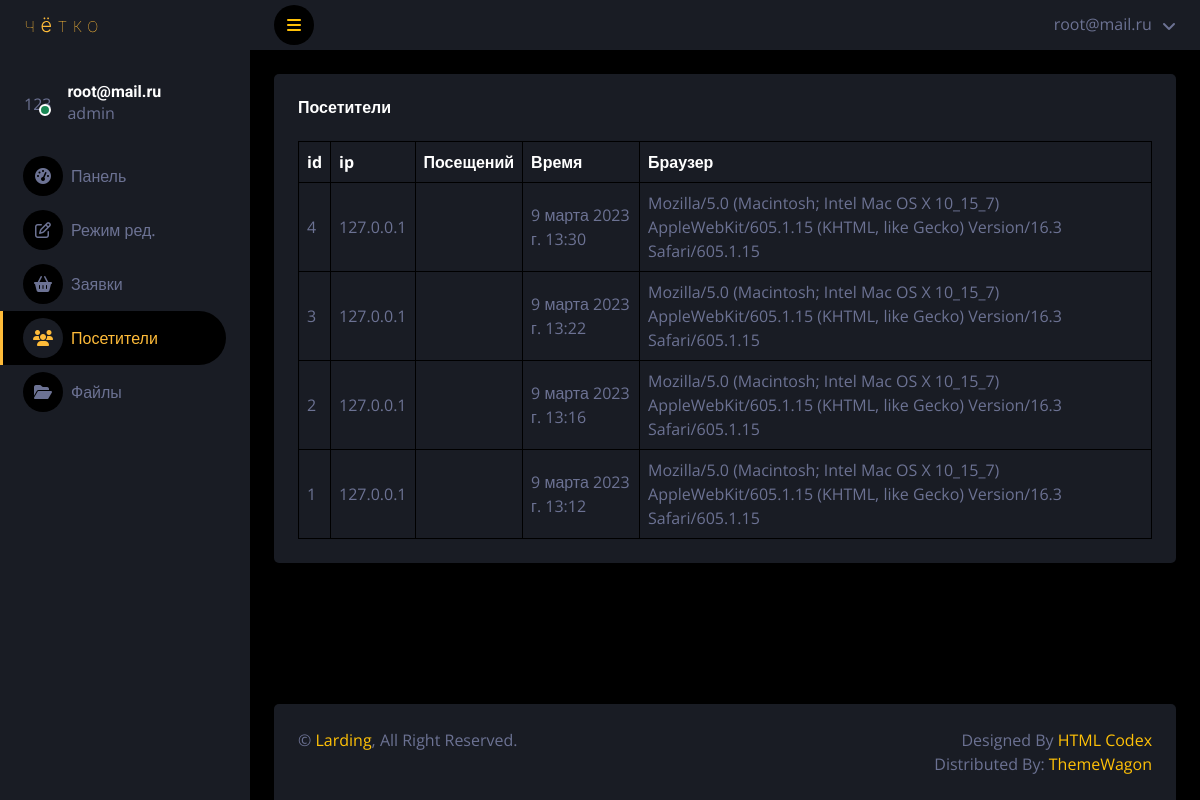
Page /users/ (signed in) on the earlier database version.
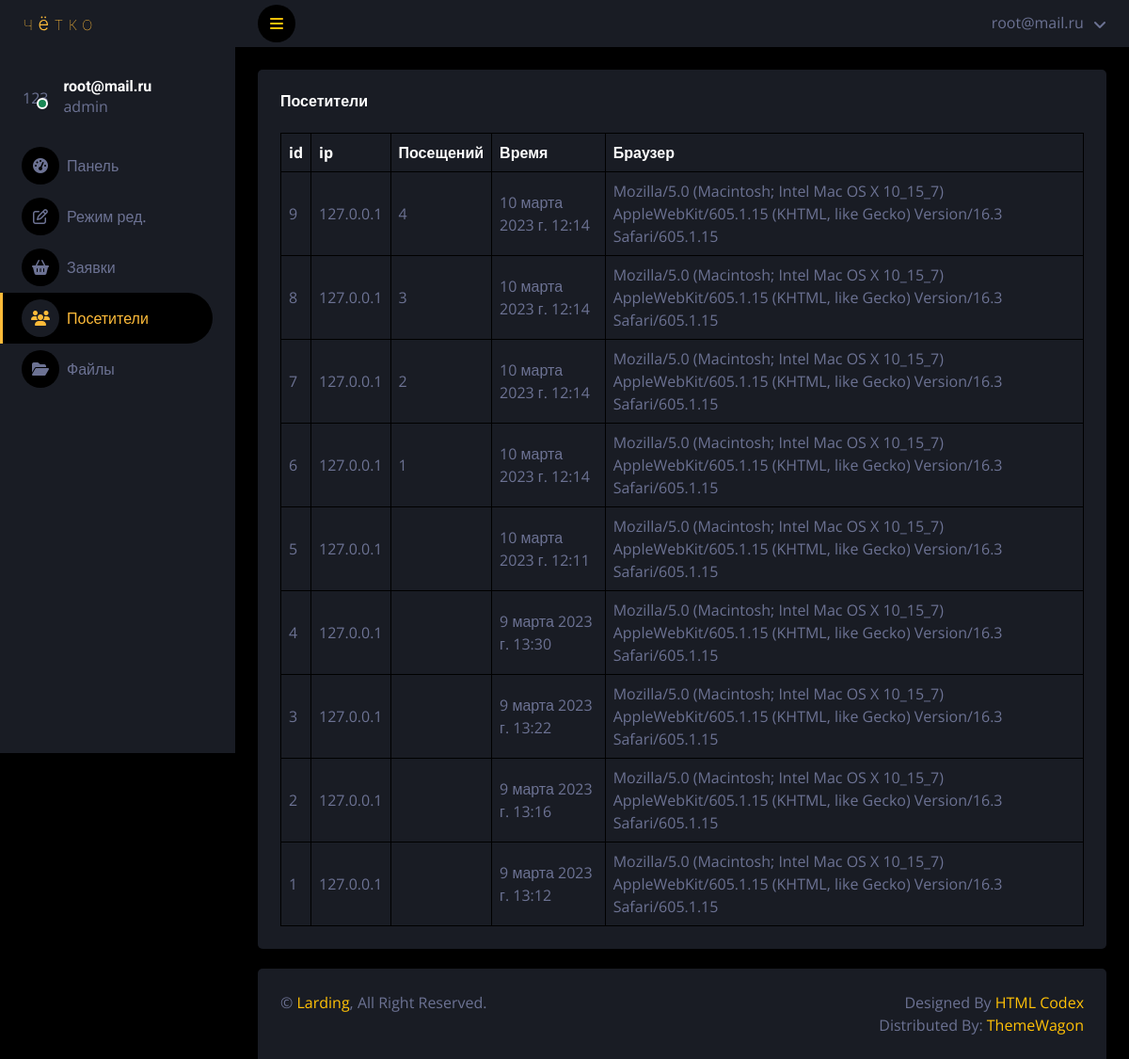
Same page on the later database version.
### landing/models.py (models this page shows, shortened)
class visitors(models.Model):
	ip = models.CharField(max_length=100, db_index=True,verbose_name="IP",blank=True)
	browser = models.CharField(max_length=200, db_index=True,verbose_name="Браузер",blank=True)
	time_create = models.DateTimeField(auto_now_add=True,verbose_name="Время посещения",blank=True)
	time_out = models.CharField(max_length=100, db_index=True,verbose_name="Визитов",blank=True)
	class Meta:
		verbose_name = 'Посетитель'
		verbose_name_plural = 'Посетители'

### landing/views.py (the view)
# urls.py: path('users/',UsersPage.as_view(),name='users'),
class UsersPage(LoginRequiredMixin,DataMixin,ListView):
	model = landing
	template_name = 'accounts/darkpan/users.html'
	def get_context_data(self,*, object_list=None, **kwargs):
		context = super().get_context_data(**kwargs)
		print(self.request.user)
		context['user'] = self.request.user
		context['visitors'] = visitors.objects.order_by("-id")
		context['visitors_count'] = visitors.objects.count()
		c_def = self.get_user_context(title="Посетители",selected="landing:users")
		context = dict(list(context.items())+list(c_def.items()))
		return context

### landing/utils.py (called while the page is built)
	def get_user_context(self, **kwargs):
		context = kwargs
		context['menu_admin']=[{'title':'Панель','url_name':'landing:dashboard','icon':'fa-tachometer-alt'},
							   {'title':'Режим ред.','url_name':'landing:edit','icon':'fa-edit'},
							   {'title':'Заявки','url_name':'landing:order','icon':'fa-shopping-basket'},
							   {'title':'Посетители','url_name':'landing:users','icon':'fa-users'},
							   {'title':'Файлы','url_name':'landing:files','icon':'fa-folder-open'},
			]
		return context

### landing/templates/accounts/darkpan/users.html
{% extends "accounts/darkpan/base.html" %}
{% block content %}
            <div class="container-fluid pt-4 px-4">
                <div class="bg-secondary text-center rounded p-4">
                    <div class="d-flex align-items-center justify-content-between mb-4">
                        <h6 class="mb-0">Посетители</h6>
                    </div>
                    <div class="table-responsive">
                        <table class="table text-start align-middle table-bordered table-hover mb-0">
                            <thead>
                                <tr class="text-white">
                                    <th scope="col">id</th>
                                    <th scope="col">ip</th>
                                    <th scope="col">Посещений</th>
                                    <th scope="col">Время</th>
                                    <th scope="col">Браузер</th>
                                </tr>
                            </thead>
                            <tbody>
                                {% for item in visitors %}
                                    <tr>
                                        <td>{{ item.id }}</td>
                                        <td>{{ item.ip }}</td>
                                        <td>{{ item.time_out }}</td>
                                        <td>{{ item.time_create }}</td>
                                        <td>{{ item.browser }}</td>
                                    </tr>
                                {% endfor %}
                            </tbody>
                        </table>
                    </div>
                </div>
            </div>
{% endblock %}

### landing/templates/accounts/darkpan/base.html (shortened to what this page needs)
{% load static %}
<!DOCTYPE html>
<html lang="en">
<head>
    <link href="{% static 'accounts/'%}lib/owlcarousel/assets/owl.carousel.min.css" rel="stylesheet">
    <link href="{% static 'accounts/'%}lib/tempusdominus/css/tempusdominus-bootstrap-4.min.css" rel="stylesheet" />
    <link href="{% static 'accounts/'%}css/bootstrap.min.css" rel="stylesheet">
    <link href="{% static 'accounts/'%}css/style.css" rel="stylesheet">
</head>
<body>
    <div class="container-fluid position-relative d-flex p-0">
        <div class="sidebar pe-4 pb-3">
            <nav class="navbar bg-secondary navbar-dark">
                <a href="{% url 'landing:home' %}" class="d-flex align-items-center navbar-brand mx-4 mb-3 w-100">
                    <img src="{% static 'accounts/'%}img/logo.svg">
                </a>
                <div class="d-flex align-items-center ms-4 mb-4 mt-4 w-100">
                    <div class="position-relative">
                        <div class="rounded-circle">123</div>
                        <div class="bg-success rounded-circle border border-2 border-white position-absolute end-0 bottom-0 p-1"></div>
                    </div>
                    <div class="ms-3">
                        <h6 class="mb-0">{{ user.email }}</h6>
                        {% if user.is_superuser %}
                            <span>admin</span>
                        {% else %}
                            <span>no admin</span>
                        {% endif %}
                    </div>
                </div>
                <div class="navbar-nav w-100">
                    {% for item in menu_admin %}
                        {% if item.url_name == selected %}
                            <a href="{% url item.url_name %}" class="nav-item nav-link active"><i class="fa {{ item.icon }} me-2"></i>{{ item.title }}</a>
                        {% else %}
                            <a href="{% url item.url_name %}" class="nav-item nav-link"><i class="fa {{ item.icon }} me-2"></i>{{ item.title }}</a>
                        {% endif %}
                    {% endfor %}
                </div>
            </nav>
        </div>
        <div class="content ">
            <nav class="navbar navbar-expand bg-secondary navbar-dark sticky-top px-4 py-0">
                <a href="#" class="sidebar-toggler flex-shrink-0">
                    <i class="fa fa-bars"></i>
                </a>
                <div class="navbar-nav align-items-center ms-auto">
                    <div class="nav-item dropdown">
                        <a href="#" class="nav-link dropdown-toggle" data-bs-toggle="dropdown">
                            <span class="d-none d-lg-inline-flex">{{ user.email }}</span>
                        </a>
                    </div>
                </div>
            </nav>
            {% block content %}
            {% endblock %}
            <div class="mt-auto position-sticky top-100" style="margin-top: 117px !important;">
                <div class="container-fluid pt-4 px-4 position-absolute bottom-0"  >
                    <div class="bg-secondary rounded-top p-4" >
                        <div class="row" >
                            <div class="col-12 col-sm-6 text-center text-sm-start">
                                &copy; <a href="#">Larding</a>, All Right Reserved.
                            </div>
                            <div class="col-12 col-sm-6 text-center text-sm-end">
                                Designed By <a href="https://htmlcodex.com">HTML Codex</a>
                                <br>Distributed By: <a href="https://themewagon.com" target="_blank">ThemeWagon</a>
                            </div>
                        </div>
                    </div>
                </div>
            </div>
        </div>
    </div>
</body>
</html>

### landing/static/accounts/css/style.css (style rules this page uses)
:root { --primary: #febb39; --secondary: #191C24; --light: #6C7293; --dark: #000000; }
.sidebar { position: fixed; top: 0; left: 0; bottom: 0; width: 250px; height: 100vh; overflow-y: auto; background: var(--secondary); transition: 0.5s; z-index: 999; }
.content { margin-left: 250px; min-height: 100vh; background: var(--dark); transition: 0.5s; }
@media (min-width: 992px) { .sidebar { margin-left: 0; } }
@media (min-width: 992px) { .content { width: calc(100% - 250px); } }
.sidebar .navbar .navbar-nav .nav-link { padding: 7px 20px; color: var(--light); font-weight: 500; border-left: 3px solid var(--secondary); border-radius: 0 30px 30px 0; outline: none; }
.sidebar .navbar .navbar-nav .nav-link:hover, .sidebar .navbar .navbar-nav .nav-link.active { color: var(--primary); background: var(--dark); border-color: var(--primary); }
.sidebar .navbar .navbar-nav .nav-link i { width: 40px; height: 40px; display: inline-flex; align-items: center; justify-content: center; background: var(--dark); border-radius: 40px; }
.sidebar .navbar .navbar-nav .nav-link:hover i, .sidebar .navbar .navbar-nav .nav-link.active i { background: var(--secondary); }
.content .navbar .navbar-nav .nav-link { margin-left: 25px; padding: 12px 0; color: var(--light); outline: none; }
.content .navbar .sidebar-toggler, .content .navbar .navbar-nav .nav-link i { width: 40px; height: 40px; display: inline-flex; align-items: center; justify-content: center; background: var(--dark); border-radius: 40px; }
.content .navbar .dropdown-toggle::after { margin-left: 6px; vertical-align: middle; border: none; content: "\f107"; font-family: "Font Awesome 5 Free"; font-weight: 900; transition: .5s; }

Differences in the rows shown:
added visitors: id "9", ip "127.0.0.1", time_out "4", time_create "10 марта 2023 г. 12:14", browser "Mozilla/5.0 (Macintosh; Intel Mac OS X 10_15_7) AppleWebKit/605.1.15 (KHTML, like Gecko) Version/16.3 Safari/605.1.15"
added visitors: id "8", ip "127.0.0.1", time_out "3", time_create "10 марта 2023 г. 12:14", browser "Mozilla/5.0 (Macintosh; Intel Mac OS X 10_15_7) AppleWebKit/605.1.15 (KHTML, like Gecko) Version/16.3 Safari/605.1.15"
added visitors: id "7", ip "127.0.0.1", time_out "2", time_create "10 марта 2023 г. 12:14", browser "Mozilla/5.0 (Macintosh; Intel Mac OS X 10_15_7) AppleWebKit/605.1.15 (KHTML, like Gecko) Version/16.3 Safari/605.1.15"
added visitors: id "6", ip "127.0.0.1", time_out "1", time_create "10 марта 2023 г. 12:14", browser "Mozilla/5.0 (Macintosh; Intel Mac OS X 10_15_7) AppleWebKit/605.1.15 (KHTML, like Gecko) Version/16.3 Safari/605.1.15"
added visitors: id "5", ip "127.0.0.1", time_create "10 марта 2023 г. 12:11", browser "Mozilla/5.0 (Macintosh; Intel Mac OS X 10_15_7) AppleWebKit/605.1.15 (KHTML, like Gecko) Version/16.3 Safari/605.1.15"
